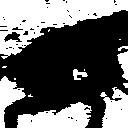

Generate this figure with Python:
import cv2
import numpy as np
import matplotlib.pyplot as plt

# Read image
img = cv2.imread("imori.jpg").astype(np.float32) / 255.

# RGB > HSV
out = np.zeros_like(img)

max_v = np.max(img, axis=2).copy()
min_v = np.min(img, axis=2).copy()
min_arg = np.argmin(img, axis=2)

H = np.zeros_like(max_v)

H[np.where(max_v == min_v)] = 0
## if min == B
ind = np.where(min_arg == 0)
H[ind] = 60 * (img[..., 1][ind] - img[..., 2][ind]) / (max_v[ind] - min_v[ind]) + 60
## if min == R
ind = np.where(min_arg == 2)
H[ind] = 60 * (img[..., 0][ind] - img[..., 1][ind]) / (max_v[ind] - min_v[ind]) + 180
## if min == G
ind = np.where(min_arg == 1)
H[ind] = 60 * (img[..., 2][ind] - img[..., 0][ind]) / (max_v[ind] - min_v[ind]) + 300
    
V = max_v.copy()
S = max_v.copy() - min_v.copy()

# color tracking
mask = np.zeros_like(H)
mask[np.where((H>180) & (H<260))] = 255

out = mask.astype(np.uint8)

# Save result
cv2.imwrite("out.png", out)
cv2.imshow("result", out)
cv2.waitKey(0)
cv2.destroyAllWindows()
